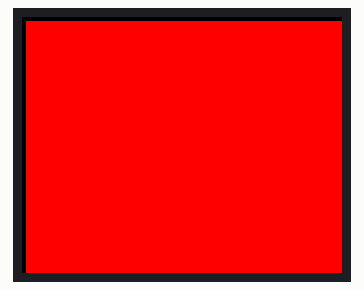
This sketch was run on a simulated Arduino Mega 2560, built with avr-gcc and run on an emulated ATmega2560. Parts: 160×128 colour display.

Above: at 2.0 s.

The sketch:

ecran_lcd_test.ino
```cpp
#include <TFT.h>
#include <SPI.h>


#define TFT_CS     10
#define TFT_RST    9
#define TFT_DC     8

#define TFT_SCLK 52
#define TFT_MOSI 51

TFT screen=TFT(TFT_CS,TFT_DC,TFT_RST);//mise en place de l'écran

void setup() {
  screen.begin();//allume l'écran
  screen.background(0,0,0);//met le fond en noir

}

void loop() {
  screen.stroke(255,0,0);//définir la couleur du tracet en bleu
  for(int i=2;i<screen.width();i=i+2){
    for(int j=2;j<screen.height();j=j+2)
    screen.rect(i,j,2,2);
  }
  screen.line(10,100,100,100);//dessine un trait du point (10,100) au point (100,100)


}
```
